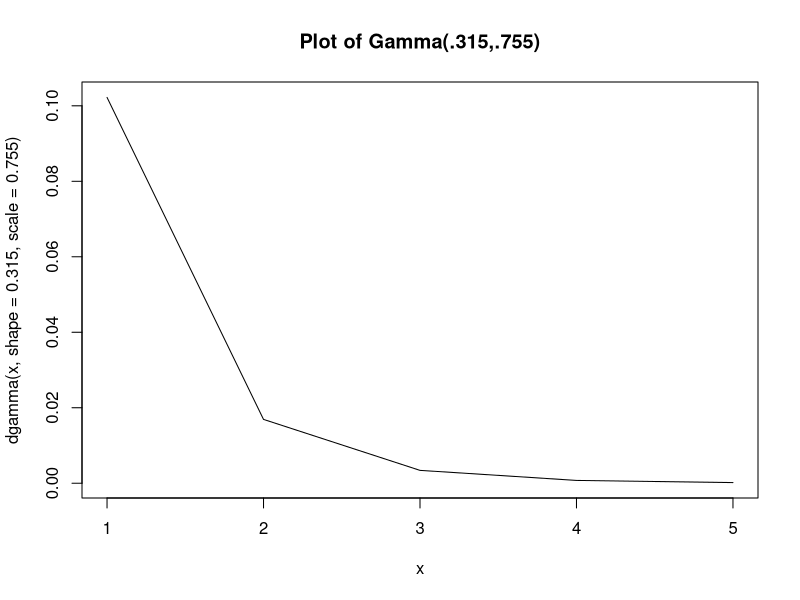
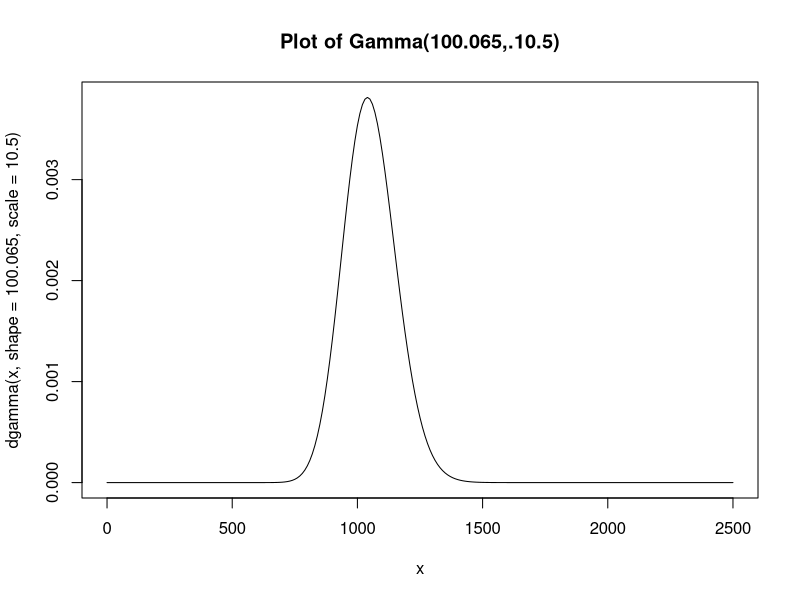
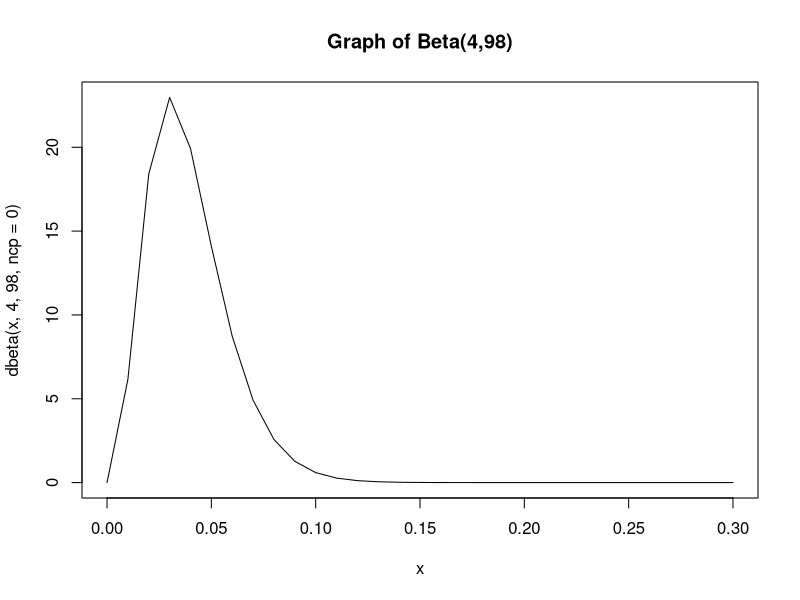
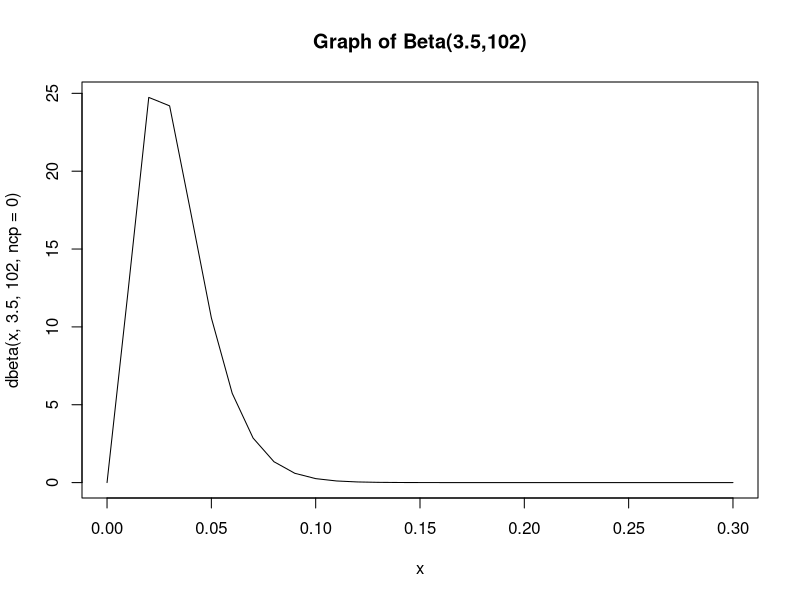

Source code (R) for these figures, in order:
#Plot of Gamma(.315,.755)
x=1:5
plot(x,dgamma(x,shape =.315, scale = .755), type = 'l', main = "Plot of Gamma(.315,.755)")

#Plot of Gamma(100.065,.10.5)
x = seq(0,2500, by = 10)
plot(x,dgamma(x,shape =100.065, scale = 10.5), type = 'l', main = "Plot of Gamma(100.065,.10.5)")



x =seq(0,.3, by =.01)
#Graph of Beta(4,98)
plot(x, dbeta(x,4,98,ncp =0),type = 'l', main = "Graph of Beta(4,98)")

x =seq(0,.3, by =.01)
#Graph of Beta(3.5,102)
plot(x, dbeta(x,3.5,102,ncp =0),type = 'l', main = "Graph of Beta(3.5,102)")










